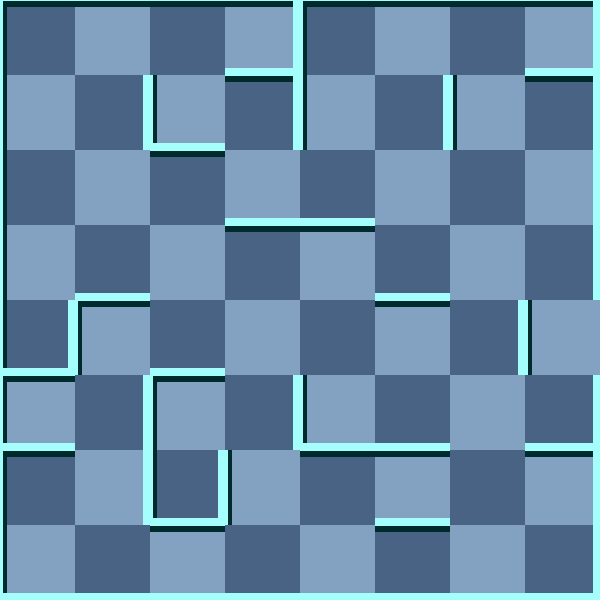

This game map was drawn from its Tiled (.tmx) file and the tilesets committed beside it. A one-line description and the trimmed map source follow:
An orthogonal 8x8 tile map with 75x75 px tiles, 2 tile layers (background, 块层 1) and 6 objects (Exit, RedMummy, Trap, Key, Player, ...).

<map version="1.0" orientation="orthogonal" width="8" height="8" tilewidth="75" tileheight="75">
 <tileset firstgid="1" name="wall" tilewidth="75" tileheight="75">
  <image source="gfx/wall.png" width="300" height="375" />
  <tile id="0">
   <properties>
    <property name="ValOfWall" value="0" />
   </properties>
  </tile>
  <tile id="1">
   <properties>
    <property name="ValOfWall" value="1" />
   </properties>
  </tile>
  <tile id="2">
   <properties>
    <property name="ValOfWall" value="2" />
   </properties>
  </tile>
  <tile id="3">
   <properties>
    <property name="ValOfWall" value="3" />
   </properties>
  </tile>
  <tile id="4">
   <properties>
    <property name="ValOfWall" value="4" />
   </properties>
  </tile>
  <tile id="5">
   <properties>
    <property name="ValOfWall" value="5" />
   </properties>
  </tile>
  <tile id="6">
   <properties>
    <property name="ValOfWall" value="6" />
   </properties>
  </tile>
  <tile id="7">
   <properties>
    <property name="ValOfWall" value="7" />
   </properties>
  </tile>
  <tile id="8">
   <properties>
    <property name="ValOfWall" value="8" />
   </properties>
  </tile>
  <tile id="9">
   <properties>
    <property name="ValOfWall" value="9" />
   </properties>
  </tile>
  <tile id="10">
   <properties>
    <property name="ValOfWall" value="10" />
   </properties>
  </tile>
  <tile id="11">
   <properties>
    <property name="ValOfWall" value="11" />
   </properties>
  </tile>
  <tile id="12">
   <properties>
    <property name="ValOfWall" value="12" />
   </properties>
  </tile>
  <tile id="13">
   <properties>
    <property name="ValOfWall" value="13" />
   </properties>
  </tile>
  <tile id="14">
   <properties>
    <property name="ValOfWall" value="14" />
   </properties>
  </tile>
  <tile id="15">
   <properties>
    <property name="ValOfWall" value="15" />
   </properties>
  </tile>
  <tile id="18">
   <properties>
    <property name="ValOfWall" value="-1" />
   </properties>
  </tile>
 </tileset>
 <layer name="background" width="8" height="8">
  <data>[64 cells, 64 non-empty, 2 distinct tile ids]</data>
 </layer>
 <layer name="块层 1" width="8" height="8">
  <data>[64 cells, 64 non-empty, 13 distinct tile ids]</data>
 </layer>
 <objectgroup name="对象层 1" width="8" height="8">
  <object name="Exit" x="600" y="300" />
  <object name="RedMummy" x="450" y="450">
   <properties>
    <property name="value" value="21" />
   </properties>
  </object>
  <object name="Trap" x="225" y="450">
   <properties>
    <property name="value" value="13" />
   </properties>
  </object>
  <object name="Key" x="75" y="375">
   <properties>
    <property name="value" value="12" />
   </properties>
  </object>
  <object name="Player" x="0" y="300">
   <properties>
    <property name="value" value="1" />
   </properties>
  </object>
  <object name="Door" x="450" y="225">
   <properties>
    <property name="direction" value="2" />
    <property name="value" value="15" />
   </properties>
  </object>
 </objectgroup>
</map>
